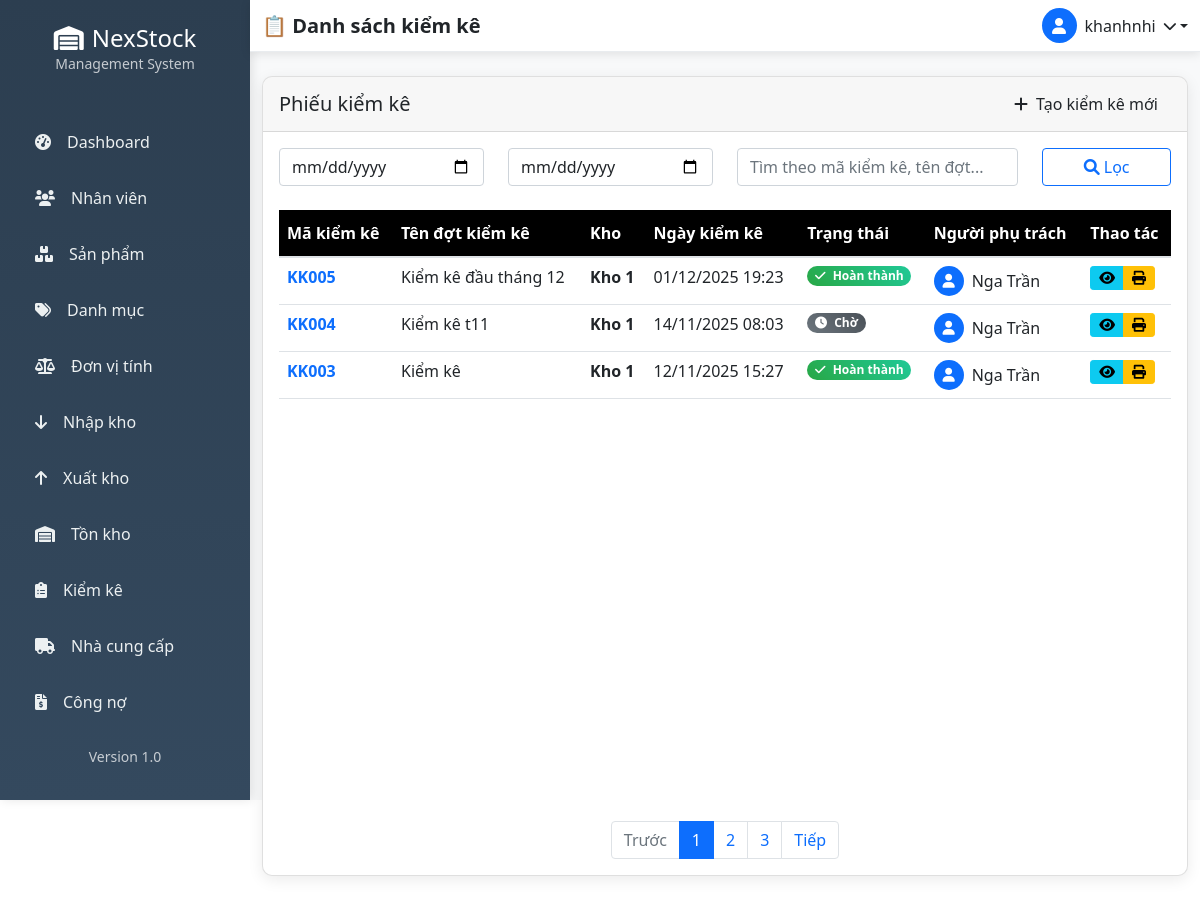
/kho/ (signed in), run on the app's committed database.
### accounts/models.py (models this page shows, shortened)
class NguoiDung(AbstractUser):
    ho_ten = models.CharField(max_length=100, blank=True)
    vai_tro = models.CharField(max_length=20, choices=[
        ('admin', 'Quản trị viên'),
        ('manager', 'Quản lý'),
        ('staff', 'Nhân viên'),
    ], default='staff')
    trang_thai = models.BooleanField(default=True)

### inventory/models.py (models this page shows, shortened)
class KiemKe(models.Model):
    TRANG_THAI_CHON = [
        ('cho', 'Chờ'),
        ('dang_kiem_ke', 'Đang kiểm kê'),
        ('hoan_thanh', 'Hoàn thành'),
        ('huy', 'Hủy'),
    ]
    ma_kiem_ke = models.CharField(max_length=50, unique=True, verbose_name="Mã kiểm kê")
    ten_dot_kiem_ke = models.CharField(max_length=200, verbose_name="Tên đợt kiểm kê")
    ngay_kiem_ke = models.DateTimeField(verbose_name="Ngày kiểm kê")
    kho = models.ForeignKey(Kho, on_delete=models.CASCADE)
    nguoi_phu_trach = models.ForeignKey(
        settings.AUTH_USER_MODEL,  # Sửa thành này
        on_delete=models.CASCADE,
        verbose_name="Người phụ trách"
    )
    trang_thai = models.CharField(max_length=20, choices=TRANG_THAI_CHON, default='cho', verbose_name="Trạng thái")
    mo_ta = models.TextField(blank=True, verbose_name="Mô tả")
    ngay_tao = models.DateTimeField(auto_now_add=True)
    ngay_cap_nhat = models.DateTimeField(auto_now=True)
    class Meta:
        verbose_name = "Kiểm kê"
        verbose_name_plural = "Kiểm kê"

class Kho(models.Model):
    TRANG_THAI_CHOICES = [
        ('dang_hoat_dong', 'Đang hoạt động'),
        ('ngung_hoat_dong', 'Ngừng hoạt động'),
        ('bao_tri', 'Bảo trì'),
    ]
    ma_kho = models.CharField(max_length=20, unique=True, verbose_name="Mã kho")
    ten_kho = models.CharField(max_length=100, verbose_name="Tên kho")
    dia_chi = models.TextField(verbose_name="Địa chỉ")
    nguoi_quan_ly = models.ForeignKey(
        settings.AUTH_USER_MODEL,
        on_delete=models.SET_NULL,
        null=True,
        blank=True,
        verbose_name="Người quản lý"
    )
    dien_thoai = models.CharField(max_length=15, blank=True, verbose_name="Điện thoại")
    trang_thai = models.CharField(
        max_length=20,
        choices=TRANG_THAI_CHOICES,
        default='dang_hoat_dong',
        verbose_name="Trạng thái"
    )
    ghi_chu = models.TextField(blank=True, verbose_name="Ghi chú")
    ngay_tao = models.DateTimeField(auto_now_add=True)
    ngay_cap_nhat = models.DateTimeField(auto_now=True)
    class Meta:
        verbose_name = "Kho"
        verbose_name_plural = "Kho"

### inventory/views.py (the view)
# urls.py: path('', views.danh_sach_kiem_ke, name='danh_sach_kiem_ke'),
@login_required
def danh_sach_kiem_ke(request):
    try:
        danh_sach = KiemKe.objects.all().order_by('-ngay_tao')
    except OperationalError:
        danh_sach = []
        messages.error(request, 'Có lỗi database. Vui lòng chạy migrations.')
    return render(request, 'inventory/danh_sach_kiem_ke.html', {
        'danh_sach_kiem_ke': danh_sach
    })

### templates/inventory/danh_sach_kiem_ke.html (shortened to what this page needs)
{% extends 'base.html' %}
{% load static %}
{% block page_title %}📋 Danh sách kiểm kê{% endblock %}
{% block content %}
<div class="card table-custom h-100">
    <div class="card-header d-flex justify-content-between align-items-center">
        <h5 class="card-title mb-0">Phiếu kiểm kê</h5>
        <a href="{% url 'inventory:tao_kiem_ke' %}" class="btn btn-primary-custom">
            <i class="fas fa-plus me-2"></i>Tạo kiểm kê mới
        </a>
    </div>
    <div class="card-body d-flex flex-column">
        <div class="row mb-4">
            <div class="col-md-3">
                <input type="date" class="form-control" placeholder="Từ ngày">
            </div>
            <div class="col-md-3">
                <input type="date" class="form-control" placeholder="Đến ngày">
            </div>
            <div class="col-md-4">
                <input type="text" class="form-control" placeholder="Tìm theo mã kiểm kê, tên đợt...">
            </div>
            <div class="col-md-2">
                <button class="btn btn-outline-primary w-100">
                    <i class="fas fa-search me-1"></i>Lọc
                </button>
            </div>
        </div>
        <div class="table-responsive flex-grow-1">
            <table class="table table-hover mb-0">
                <thead>
                    <tr>
                        <th class="text-white bg-dark">Mã kiểm kê</th>
                        <th class="text-white bg-dark">Tên đợt kiểm kê</th>
                        <th class="text-white bg-dark">Kho</th>
                        <th class="text-white bg-dark">Ngày kiểm kê</th>
                        <th class="text-white bg-dark">Trạng thái</th>
                        <th class="text-white bg-dark">Người phụ trách</th>
                        <th class="text-white bg-dark">Thao tác</th>
                    </tr>
                </thead>
                <tbody>
                    {% for kiem_ke in danh_sach_kiem_ke %}
                    <tr>
                        <td><strong class="text-primary">{{ kiem_ke.ma_kiem_ke }}</strong></td>
                        <td>{{ kiem_ke.ten_dot_kiem_ke }}</td>
                        <td>
                            {% if kiem_ke.kho and kiem_ke.kho.ten_kho %}
                                <div class="fw-bold">{{ kiem_ke.kho.ten_kho }}</div>
                            {% else %}
                                <span class="text-muted">-</span>
                            {% endif %}
                        </td>
                        <td>{{ kiem_ke.ngay_kiem_ke|date:"d/m/Y H:i" }}</td>
                        <td>
                            <span class="badge rounded-pill
                                {% if kiem_ke.trang_thai == 'hoan_thanh' %}bg-success
                                {% elif kiem_ke.trang_thai == 'dang_kiem' %}bg-warning
                                {% else %}bg-secondary{% endif %}">
                                <i class="fas
                                    {% if kiem_ke.trang_thai == 'hoan_thanh' %}fa-check
                                    {% elif kiem_ke.trang_thai == 'dang_kiem' %}fa-spinner
                                    {% else %}fa-clock{% endif %} me-1"></i>
                                {{ kiem_ke.get_trang_thai_display }}
                            </span>
                        </td>
                        <td>
                            <div class="d-flex align-items-center">
                                <div class="bg-primary rounded-circle d-flex align-items-center justify-content-center me-2"
                                     style="width: 30px; height: 30px;">
                                    <i class="fas fa-user text-white small"></i>
                                </div>
                                <span>{{ kiem_ke.nguoi_phu_trach.get_full_name|default:kiem_ke.nguoi_phu_trach.username }}</span>
                            </div>
                        </td>
                        <td>
                            <div class="btn-group">
                                <a href="{% url 'inventory:chi_tiet_kiem_ke' kiem_ke.id %}" class="btn btn-sm btn-info"
                                   data-bs-toggle="tooltip" title="Xem chi tiết">
                                    <i class="fas fa-eye"></i>
                                </a>
                                <button class="btn btn-sm btn-warning" data-bs-toggle="tooltip" title="In phiếu">
                                    <i class="fas fa-print"></i>
                                </button>
                            </div>
                        </td>
                    </tr>
                    {% endfor %}
                </tbody>
            </table>
        </div>
        {% if danh_sach_kiem_ke %}
        <div class="mt-auto pt-3">
            <nav aria-label="Page navigation">
                <ul class="pagination justify-content-center mb-0">
                    <li class="page-item disabled"><a class="page-link" href="#">Trước</a></li>
                    <li class="page-item active"><a class="page-link" href="#">1</a></li>
                    <li class="page-item"><a class="page-link" href="#">2</a></li>
                    <li class="page-item"><a class="page-link" href="#">3</a></li>
                    <li class="page-item"><a class="page-link" href="#">Tiếp</a></li>
                </ul>
            </nav>
        </div>
        {% endif %}
    </div>
</div>
{% endblock %}

### templates/base.html (shortened to what this page needs)
{% load static %}
<html lang="vi">
<head>
    <link href="https://cdn.jsdelivr.net/npm/bootstrap@5.1.3/dist/css/bootstrap.min.css" rel="stylesheet">
    <link rel="stylesheet" href="https://cdnjs.cloudflare.com/ajax/libs/font-awesome/6.0.0/css/all.min.css">
</head>
<body>
{% if user.is_authenticated %}
<div class="d-flex">
    <div class="sidebar">
        <div class="sidebar-header text-center py-4">
            <h4 class="text-white mb-0">
                <i class="fas fa-warehouse me-2"></i>NexStock
            </h4>
            <small class="text-light opacity-75">Management System</small>
        </div>
        <nav class="nav flex-column mt-3">
            <a class="nav-link {% if request.resolver_match.url_name == 'dashboard' %}active{% endif %}"
               href="{% url 'dashboard' %}">
                <i class="fas fa-tachometer-alt me-3"></i>Dashboard
            </a>
            <a class="nav-link {% if 'nhan-vien' in request.path %}active{% endif %}"
               href="{% url 'danh_sach_nhan_vien' %}">
                <i class="fas fa-users me-3"></i>Nhân viên
            </a>
            <a class="nav-link {% if 'product' in request.path %}active{% endif %}"
               href="{% url 'product_list' %}">
                <i class="fas fa-boxes me-3"></i>Sản phẩm
            </a>
            <a class="nav-link {% if 'category' in request.path %}active{% endif %}"
               href="{% url 'category_list' %}">
                <i class="fas fa-tags me-3"></i>Danh mục
            </a>
            <a class="nav-link {% if 'unit' in request.path %}active{% endif %}"
               href="{% url 'unit_list' %}">
                <i class="fas fa-balance-scale me-3"></i>Đơn vị tính
            </a>
            <a class="nav-link {% if 'nhap' in request.path %}active{% endif %}"
               href="{% url 'inventory:nhapkho_list' %}">
                <i class="fas fa-arrow-down me-3"></i>Nhập kho
            </a>
            <a class="nav-link {% if 'xuat' in request.path %}active{% endif %}"
               href="{% url 'inventory:xuatkho_list' %}">
                <i class="fas fa-arrow-up me-3"></i>Xuất kho
            </a>
            <a class="nav-link {% if 'ton-kho' in request.path %}active{% endif %}"
               href="{% url 'inventory:chi_tiet_ton_kho' kho_id=1 %}">
                <i class="fas fa-warehouse me-3"></i>Tồn kho
            </a>
            <a class="nav-link {% if 'kiem-ke' in request.path %}active{% endif %}"
               href="{% url 'inventory:danh_sach_kiem_ke' %}">
                <i class="fas fa-clipboard-list me-3"></i>Kiểm kê
            </a>
            <a class="nav-link" href="/doi-tac/nha-cung-cap/">
                <i class="fas fa-truck me-3"></i>Nhà cung cấp
            </a>
            <a class="nav-link {% if 'debt' in request.path %}active{% endif %}"
               href="{% url 'debt:congno_list' %}">
                <i class="fas fa-file-invoice-dollar me-3"></i>Công nợ
            </a>
        </nav>
        <div class="sidebar-footer mt-auto p-3 text-center">
            <small class="text-light opacity-75">Version 1.0</small>
        </div>
    </div>
    <div class="main-content flex-grow-1">
        <nav class="navbar navbar-custom navbar-expand-lg">
            <div class="container-fluid d-flex justify-content-between">
                <h5 class="mb-0 fw-bold">{% block page_title %}Dashboard{% endblock %}</h5>
                <div class="dropdown">
                    <a href="#" class="dropdown-toggle text-dark text-decoration-none d-flex align-items-center"
                       id="userDropdown" data-bs-toggle="dropdown" aria-expanded="false">
                        <div class="bg-primary rounded-circle d-flex align-items-center justify-content-center me-2"
                             style="width: 35px; height: 35px;">
                            <i class="fas fa-user text-white"></i>
                        </div>
                        <span class="me-2">{{ user.username }}</span>
                        <i class="fas fa-chevron-down small"></i>
                    </a>
                </div>
            </div>
        </nav>
        <div class="container-fluid py-4">
            {% block content %}{% endblock %}
        </div>
    </div>
</div>
{% else %}
<div class="auth-wrapper">
    {% block auth_content %}{% endblock %}
</div>
{% endif %}
</body>
</html>

### templates/base.html (style rules this page uses)
:root { --primary-color: #2c3e50; --secondary-color: #34495e; --accent-color: #3498db; --sidebar-width: 250px; }
.sidebar { background: linear-gradient(180deg, var(--primary-color) 0%, var(--secondary-color) 100%); min-height: 100vh; width: var(--sidebar-width); position: fixed; left: 0; top: 0; box-shadow: 2px 0 10px rgba(0,0,0,0.1); }
.sidebar .nav-link { color: #ecf0f1; padding: 12px 20px; border-radius: 8px; margin: 4px 15px; transition: all 0.3s ease; font-weight: 500; }
.main-content { margin-left: var(--sidebar-width); min-height: 100vh; background-color: #f8f9fa; }
.navbar-custom { background: white !important; box-shadow: 0 2px 10px rgba(0,0,0,0.1); border-bottom: 1px solid #e9ecef; }
.table-custom { background: white; border-radius: 10px; overflow: hidden; box-shadow: 0 4px 15px rgba(0,0,0,0.08); }

### templates/inventory/danh_sach_kiem_ke.html (style rules this page uses)
.table-custom { min-height: calc(100vh - 200px); display: flex; flex-direction: column; }
.card-body { flex: 1; display: flex; flex-direction: column; min-height: 0; }
.table-responsive { flex: 1; min-height: 0; }
.table { margin-bottom: 0 !important; }
.table tbody { height: 100%; }
.table thead th { position: sticky; top: 0; background: #000000 !important; color: #ffffff !important; z-index: 10; border-bottom: 2px solid #dee2e6; font-weight: 600; padding: 12px 8px; }
.table thead th.text-white { color: #ffffff !important; }
.table thead th.bg-dark { background-color: #000000 !important; }
.badge.bg-success { background: linear-gradient(45deg, #28a745, #20c997) !important; }
.badge.bg-secondary { background: linear-gradient(45deg, #6c757d, #495057) !important; }

### data on the page
NguoiDung: username "khanhnhi"
KiemKe: ma_kiem_ke "KK005", ten_dot_kiem_ke "Kiểm kê đầu tháng 12", kho.ten_kho "Kho 1", ngay_kiem_ke "01/12/2025 19:23", trang_thai "Hoàn thành", nguoi_phu_trach.get_full_name "Nga Trần"
KiemKe: ma_kiem_ke "KK004", ten_dot_kiem_ke "Kiểm kê t11", kho.ten_kho "Kho 1", ngay_kiem_ke "14/11/2025 08:03", trang_thai "Chờ", nguoi_phu_trach.get_full_name "Nga Trần"
KiemKe: ma_kiem_ke "KK003", ten_dot_kiem_ke "Kiểm kê", kho.ten_kho "Kho 1", ngay_kiem_ke "12/11/2025 15:27", trang_thai "Hoàn thành", nguoi_phu_trach.get_full_name "Nga Trần"
